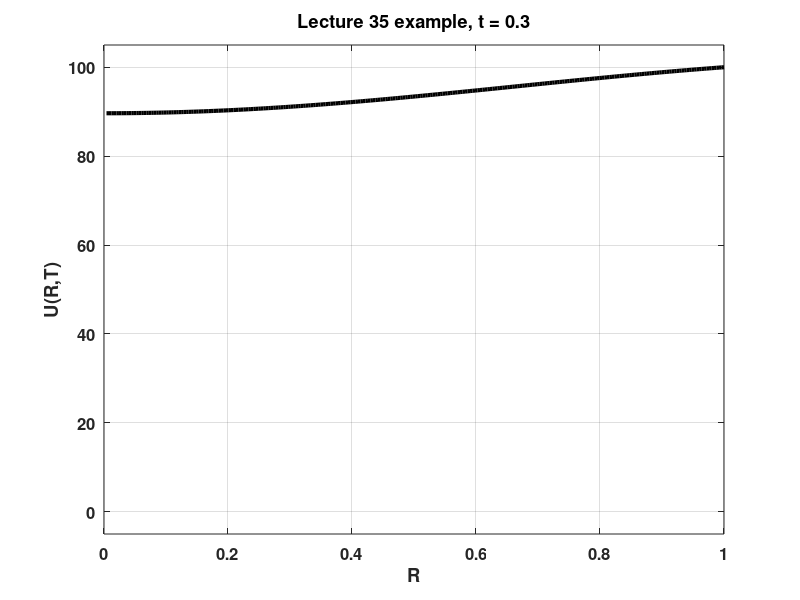

The MATLAB source for this figure:
%% Lecture 35 example
clear
clc
close 'all'

%% Parameters
N = 50;

c = 1; % radius of sphere
Psi = @(r) 100.*r;
R = @(r,n) sin(n.*pi.*r);
T = @(t,n) exp(-((n.*pi).^2).*t);

V = @(r,t) 0; % initialize my approximation for V

U_gold = @(r,t) 100;

for n = 1:N
   % compute coefficient
   cn = 2*integral(@(r) -Psi(r).*R(n,r),0,c);
   
   % update solution to V
   V = @(r,t) V(r,t) + cn.*R(r,n).*T(t,n);
   
   % update given solution (from textbook...)
   U_gold = @(r,t) U_gold(r,t) + ...
       (200./(pi.*r)).*((-1).^n)./(n).*R(r,n).*T(t,n);
end

% construct solution U
U = @(r,t) (1./r).*(V(r,t)+Psi(r));

%% Time-dependent Plot
Tmax = 1;
NT = 50;
T = linspace(0,Tmax,NT);

NR = 250;
R = linspace(0,c,NR);

% figure(1)
% for i = 1:NT
%    plot(R,U(R,T(i)),'-k',...
%        R,U_gold(R,T(i)),'--r','linewidth',3);
%    title_str = sprintf('Lecture 35 Example, t = %g',T(i));
%    title(title_str,'fontsize',16,'fontweight','bold');
%    xlabel('R','fontsize',14,'fontweight','bold');
%    ylabel('U(R,T)','fontsize',14,'fontweight','bold');
%    grid on
%    set(gca,'fontsize',12,'fontweight','bold');
%    legend('U','U_{gold}','location','southeast');
%    axis([0 c -5 105]);
%    pause(5*Tmax/(NT-1));    
% end

%% Plots at discrete times

t = 0.3;
figure(2)
plot(R,U(R,t),'-k','linewidth',3)
grid on
title_str = sprintf('Lecture 35 example, t = %g',t);
title(title_str,'fontsize',16,'fontweight','bold');
xlabel('R','fontsize',14,'fontweight','bold');
ylabel('U(R,T)','fontsize',14,'fontweight','bold');
set(gca,'fontsize',12,'fontweight','bold');
axis([0 c -5 105]);
